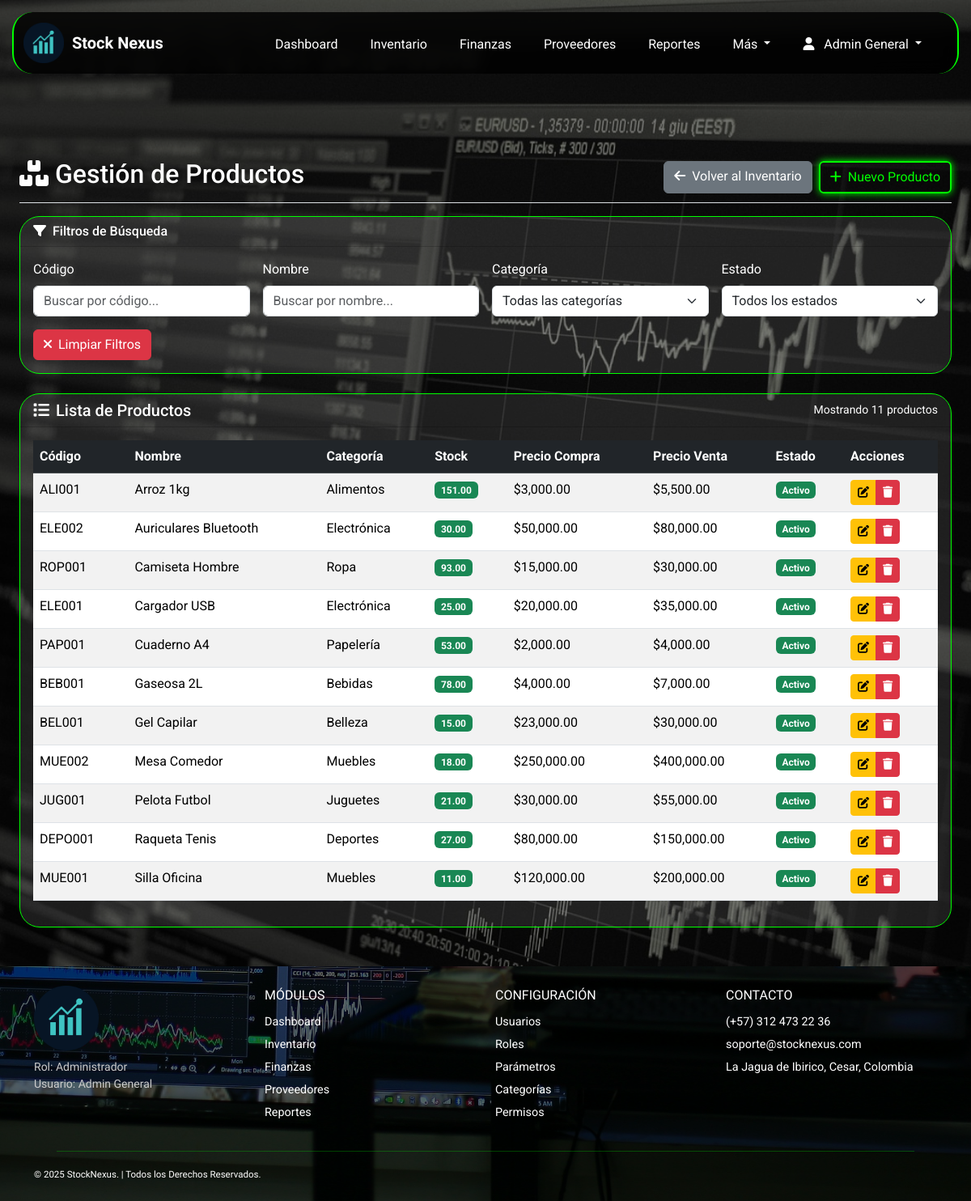
/index.php?page=productos (signed in), run on an earlier commit of the app's database.
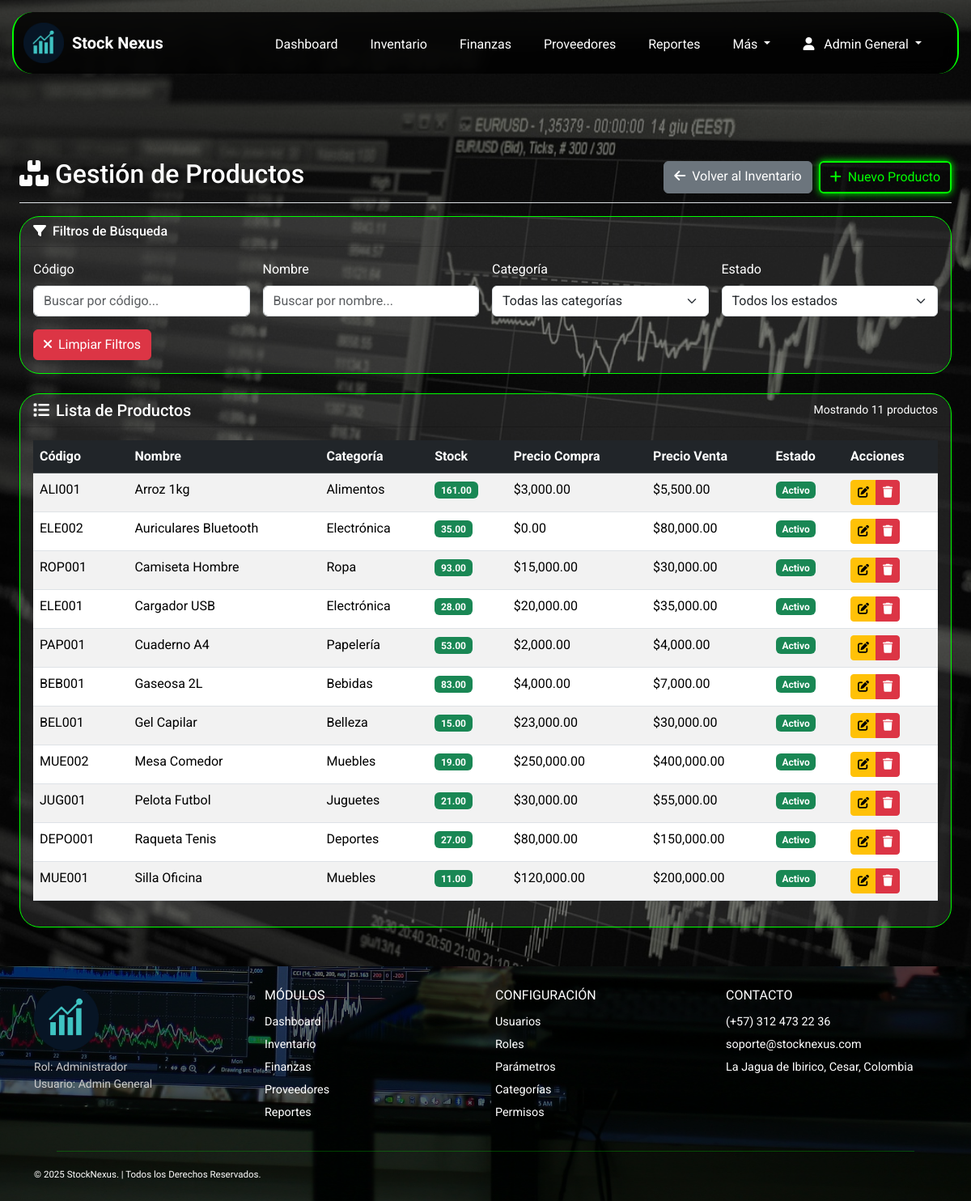
And on a later commit of the database.
### tables this page shows
CREATE TABLE `productos` (
  `id_producto` int(11) NOT NULL,
  `codigo_producto` varchar(50) NOT NULL,
  `nombre_producto` varchar(150) NOT NULL,
  `id_categoria` int(11) DEFAULT NULL,
  `descripcion` text DEFAULT NULL,
  `stock_actual` decimal(10,2) DEFAULT 0.00,
  `stock_minimo` decimal(10,2) DEFAULT 0.00,
  `unidad_medida` varchar(30) DEFAULT 'Unidad',
  `precio_compra` decimal(12,2) DEFAULT 0.00,
  `precio_venta` decimal(12,2) DEFAULT 0.00,
  `estado` enum('Activo','Inactivo') DEFAULT 'Activo'
);

CREATE TABLE `categorias` (
  `id_categoria` int(11) NOT NULL,
  `nombre_categoria` varchar(100) NOT NULL,
  `descripcion` text DEFAULT NULL,
  `estado` enum('Activo','Inactivo') DEFAULT 'Activo'
);

### app/controllers/ProductoController.php (called while the page is built, shortened)
<?php
class ProductoController {
    private $db;
    public function __construct($database) {
        $this->db = $database;
    }
    public function listar() {
        try {
            $stmt = $this->db->query("
                SELECT p.*, c.nombre_categoria
                FROM productos p
                LEFT JOIN categorias c ON p.id_categoria = c.id_categoria
                ORDER BY p.nombre_producto
            ");
            return $stmt->fetchAll();
        } catch (PDOException $e) {
            error_log("Error en listar productos: " . $e->getMessage());
            return [];
        }
    }
}
?>

### app/views/productos/productos.php (the view, shortened to what the changed rows need)
<?php
$productoController = new ProductoController($db);
$productos = $productoController->listar();
?>
<div class="container-fluid px-4 pb-5">
    <div class="d-flex justify-content-between flex-wrap flex-md-nowrap align-items-center pt-3 pb-2 mb-3 border-bottom"
         style="margin-top:180px;">
        <h1 class="h2"><i class="fas fa-boxes me-2"></i>Gestión de Productos</h1>
    </div>
    <div class="card">
        <div class="card-body">
            <div class="table-responsive">
                <table class="table table-striped table-hover" id="tablaProductos">
                    <thead class="table-dark">
                        <tr>
                            <th>Código</th>
                            <th>Nombre</th>
                            <th>Categoría</th>
                            <th>Stock</th>
                            <th>Precio Compra</th>
                            <th>Precio Venta</th>
                            <th>Estado</th>
                            <th>Acciones</th>
                        </tr>
                    </thead>
                    <tbody id="cuerpoTabla">
                        <?php foreach ($productos as $producto): ?>
                        <tr data-estado="<?= $producto['estado'] ?>">
                            <td><?= $producto['codigo_producto'] ?></td>
                            <td><?= $producto['nombre_producto'] ?></td>
                            <td><?= $producto['nombre_categoria'] ?: 'Sin categoría' ?></td>
                            <td>
                                <span class="badge bg-<?= $producto['stock_actual'] <= $producto['stock_minimo'] ? 'danger' : 'success' ?>">
                                    <?= $producto['stock_actual'] ?>
                                </span>
                            </td>
                            <td>$<?= number_format($producto['precio_compra'], 2) ?></td>
                            <td>$<?= number_format($producto['precio_venta'], 2) ?></td>
                            <td>
                                <span class="badge bg-<?= $producto['estado'] == 'Activo' ? 'success' : 'secondary' ?>">
                                    <?= $producto['estado'] ?>
                                </span>
                            </td>
                            <td>
                                <div class="btn-group btn-group-sm">
                                    <a href="index.php?page=editar_producto&id=<?= $producto['id_producto'] ?>"
                                       class="btn btn-warning" title="Editar">
                                        <i class="fas fa-edit"></i>
                                    </a>
                                    <a href="index.php?page=eliminar_producto&id=<?= $producto['id_producto'] ?>"
                                       class="btn btn-danger btn-delete" title="Eliminar">
                                        <i class="fas fa-trash"></i>
                                    </a>
                                </div>
                            </td>
                        </tr>
                        <?php endforeach; ?>
                    </tbody>
                </table>
            </div>
        </div>
    </div>
</div>

What changed in the data, as far as the page shows it:
changed productos "ALI001": stock_actual "151.00" → "161.00"
changed productos "ELE002": stock_actual "30.00" → "35.00"; precio_compra "50,000.00" → "0.00"
changed productos "ELE001": stock_actual "25.00" → "28.00"
changed productos "BEB001": stock_actual "78.00" → "83.00"
changed productos "MUE002": stock_actual "18.00" → "19.00"
